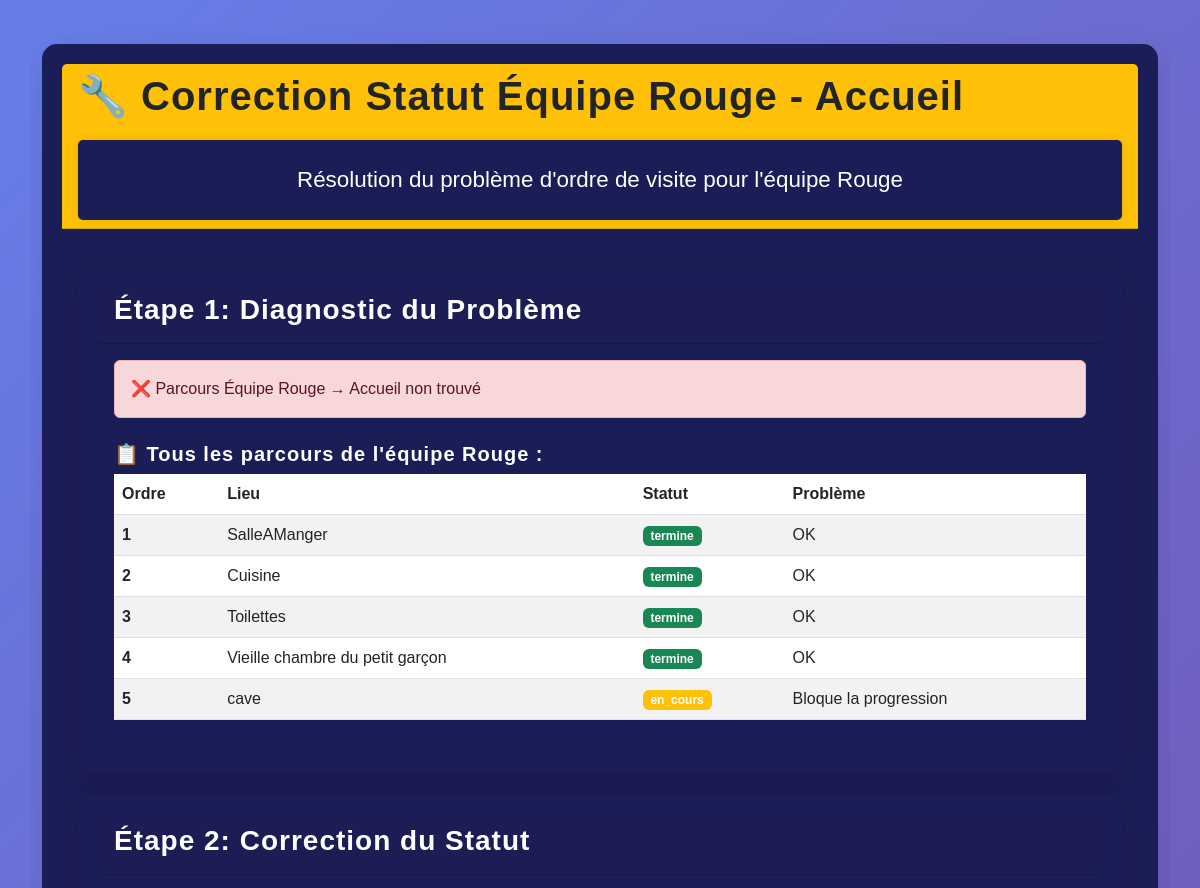
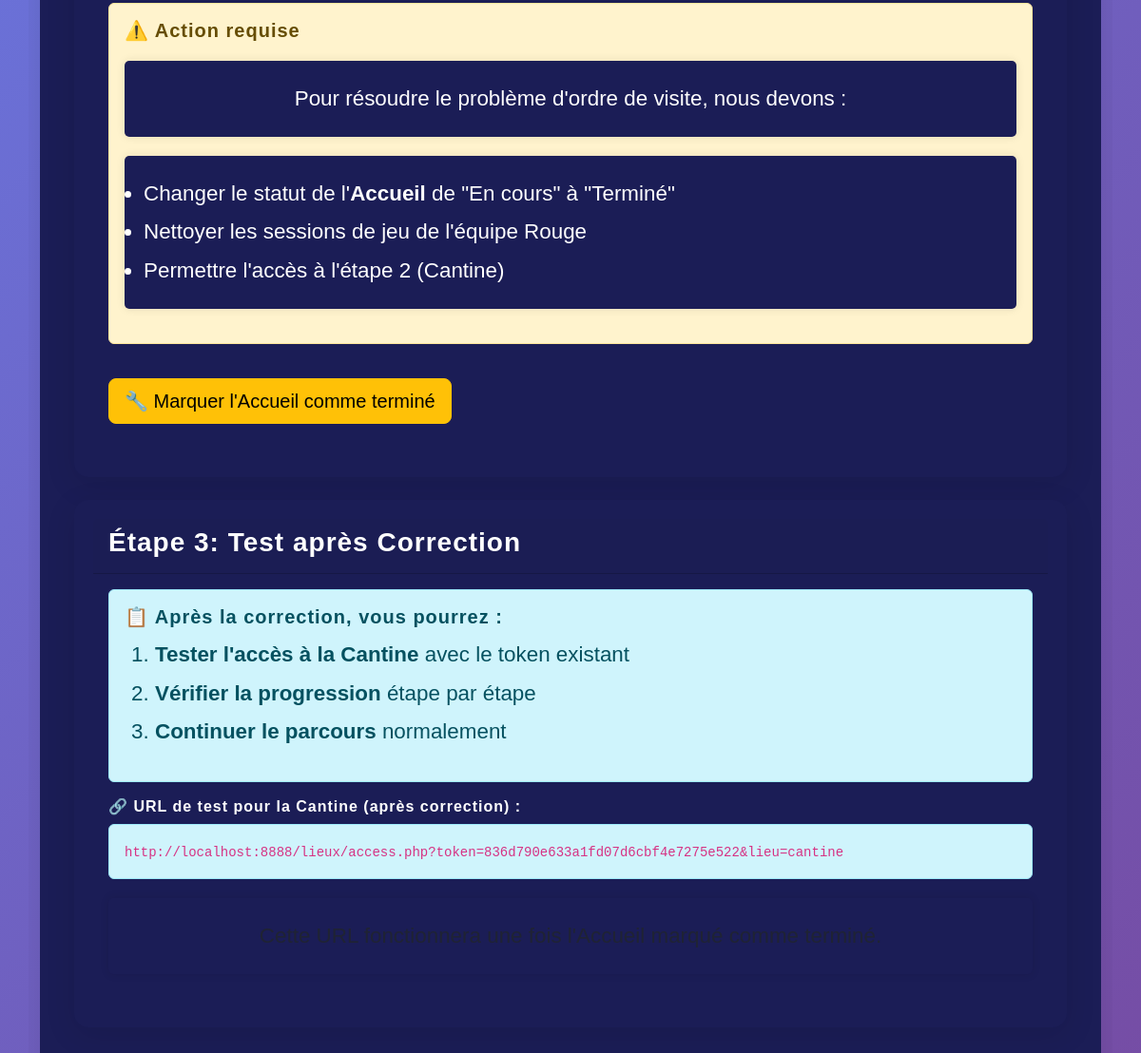
Page /scripts/fix_rouge_accueil.php on the committed database (2 pictures, top to bottom).
### tables this page shows
CREATE TABLE `parcours` (
  `id` int NOT NULL AUTO_INCREMENT,
  `equipe_id` int NOT NULL,
  `lieu_id` int NOT NULL,
  `ordre_visite` int NOT NULL COMMENT 'Ordre de visite pour cette équipe',
  `token_acces` varchar(255) NOT NULL COMMENT 'Token unique pour accéder au lieu',
  `qr_code_generer` tinyint(1) DEFAULT '0',
  `statut` enum('en_attente','en_cours','termine','echec','parcours_termine') DEFAULT 'en_attente',
  `temps_debut` timestamp NULL DEFAULT NULL COMMENT 'Début du timer',
  `temps_fin` timestamp NULL DEFAULT NULL COMMENT 'Fin du timer',
  `temps_ecoule` int DEFAULT '0' COMMENT 'Temps écoulé en secondes',
  `score_obtenu` int DEFAULT '0',
  `created_at` timestamp NULL DEFAULT CURRENT_TIMESTAMP,
  `updated_at` timestamp NULL DEFAULT CURRENT_TIMESTAMP ON UPDATE CURRENT_TIMESTAMP,
  PRIMARY KEY (`id`),
  UNIQUE KEY `token_acces` (`token_acces`),
  UNIQUE KEY `unique_equipe_lieu` (`equipe_id`,`lieu_id`),
  KEY `lieu_id` (`lieu_id`),
  KEY `idx_token` (`token_acces`),
  KEY `idx_statut` (`statut`),
  KEY `idx_ordre` (`ordre_visite`),
  CONSTRAINT `parcours_ibfk_1` FOREIGN KEY (`equipe_id`) REFERENCES `equipes` (`id`) ON DELETE CASCADE,
  CONSTRAINT `parcours_ibfk_2` FOREIGN KEY (`lieu_id`) REFERENCES `lieux` (`id`) ON DELETE CASCADE
);

CREATE TABLE `lieux` (
  `id` int NOT NULL AUTO_INCREMENT,
  `nom` varchar(100) NOT NULL,
  `slug` varchar(100) NOT NULL COMMENT 'URL friendly',
  `description` text,
  `ordre` int DEFAULT '0' COMMENT 'Ordre dans le parcours',
  `temps_limite` int DEFAULT '300' COMMENT 'Temps limite en secondes',
  `enigme_requise` tinyint(1) DEFAULT '0',
  `statut` enum('actif','inactif') DEFAULT 'actif',
  `created_at` timestamp NULL DEFAULT CURRENT_TIMESTAMP,
  `updated_at` timestamp NULL DEFAULT CURRENT_TIMESTAMP ON UPDATE CURRENT_TIMESTAMP,
  `reponse_enigme` varchar(10) DEFAULT 'B' COMMENT 'Réponse correcte de l''énigme (A, B, C, D)',
  `enigme_texte` text COMMENT 'Texte de l''énigme',
  `options_enigme` json DEFAULT NULL COMMENT 'Options de réponse de l''énigme',
  `enigme_id` int DEFAULT NULL,
  `delai_indice` int DEFAULT '6' COMMENT 'Délai en minutes avant disponibilité de l''indice',
  PRIMARY KEY (`id`),
  UNIQUE KEY `nom` (`nom`),
  UNIQUE KEY `slug` (`slug`),
  KEY `idx_slug` (`slug`),
  KEY `idx_ordre` (`ordre`),
  KEY `idx_statut` (`statut`)
);

### scripts/fix_rouge_accueil.php (the view, shortened to what this page needs)
<?php
require_once '../config/connexion.php';
?>
<!DOCTYPE html>
<html lang="fr">
<head>
    <link href="https://cdn.jsdelivr.net/npm/bootstrap@5.3.0/dist/css/bootstrap.min.css" rel="stylesheet">
    <link rel="stylesheet" href="../styles/style.css">
</head>
<body>
    <div class="container mt-4">
        <div class="row">
            <div class="col-12">
                <div class="card">
                    <div class="card-header bg-warning text-dark">
                        <h1>🔧 Correction Statut Équipe Rouge - Accueil</h1>
                        <p class="mb-0">Résolution du problème d'ordre de visite pour l'équipe Rouge</p>
                    </div>
                    <div class="card-body">
                        <div class="card mb-4">
                            <div class="card-header">
                                <h3>Étape 1: Diagnostic du Problème</h3>
                            </div>
                            <div class="card-body">
                                <?php
                                try {
                                    $stmt = $pdo->prepare("
                                        SELECT p.*, e.nom as equipe_nom, l.nom as lieu_nom, l.slug as lieu_slug
                                        FROM parcours p
                                        JOIN equipes e ON p.equipe_id = e.id
                                        JOIN lieux l ON p.lieu_id = l.id
                                        WHERE e.nom = 'Rouge' AND l.slug = 'accueil'
                                    ");
                                    $stmt->execute();
                                    $parcours_accueil = $stmt->fetch(PDO::FETCH_ASSOC);
                                    if ($parcours_accueil) {
                                        echo "<div class='alert alert-info'>";
                                        echo "<h5>📊 État actuel du parcours Équipe Rouge → Accueil</h5>";
                                        echo "<div class='row'>";
                                        echo "<div class='col-md-6'>";
                                        echo "<p><strong>Équipe:</strong> " . htmlspecialchars($parcours_accueil['equipe_nom']) . "</p>";
                                        echo "<p><strong>Lieu:</strong> " . htmlspecialchars($parcours_accueil['lieu_nom']) . "</p>";
                                        echo "<p><strong>Ordre:</strong> " . $parcours_accueil['ordre_visite'] . "</p>";
                                        echo "</div>";
                                        echo "<div class='col-md-6'>";
                                        echo "<p><strong>Statut actuel:</strong> <span class='badge bg-warning'>" . $parcours_accueil['statut'] . "</span></p>";
                                        echo "<p><strong>Token:</strong> <code>" . substr($parcours_accueil['token_acces'], 0, 8) . "...</code></p>";
                                        echo "</div>";
                                        echo "</div>";
                                        echo "</div>";
                                        if ($parcours_accueil['statut'] === 'en_cours') {
                                            echo "<div class='alert alert-warning'>";
                                            echo "<h5>⚠️ Problème détecté !</h5>";
                                            echo "<p>Le statut 'En cours' bloque la progression vers les étapes suivantes.</p>";
                                            echo "<p>Le système attend un statut 'Terminé' pour permettre l'accès à l'étape 2 (Cantine).</p>";
                                            echo "</div>";
                                        }
                                    } else {
                                        echo "<div class='alert alert-danger'>❌ Parcours Équipe Rouge → Accueil non trouvé</div>";
                                    }
                                    echo "<h5 class='mt-4'>📋 Tous les parcours de l'équipe Rouge :</h5>";
                                    $stmt = $pdo->prepare("
                                        SELECT p.*, l.nom as lieu_nom, l.slug as lieu_slug
                                        FROM parcours p
                                        JOIN lieux l ON p.lieu_id = l.id
                                        WHERE p.equipe_id = (SELECT id FROM equipes WHERE nom = 'Rouge')
                                        ORDER BY p.ordre_visite
                                    ");
                                    $stmt->execute();
                                    $parcours_rouge = $stmt->fetchAll(PDO::FETCH_ASSOC);
                                    echo "<div class='table-responsive'>";
                                    echo "<table class='table table-striped'>";
                                    echo "<thead><tr><th>Ordre</th><th>Lieu</th><th>Statut</th><th>Problème</th></tr></thead>";
                                    echo "<tbody>";
                                    foreach ($parcours_rouge as $p) {
                                        $status_class = $p['statut'] === 'en_cours' ? 'warning' :
                                                      ($p['statut'] === 'termine' ? 'success' : 'secondary');
                                        $probleme = $p['statut'] === 'en_cours' ? 'Bloque la progression' :
                                                   ($p['statut'] === 'termine' ? 'OK' : 'En attente');
                                        echo "<tr>";
                                        echo "<td><strong>" . $p['ordre_visite'] . "</strong></td>";
                                        echo "<td>" . htmlspecialchars($p['lieu_nom']) . "</td>";
                                        echo "<td><span class='badge bg-$status_class'>" . $p['statut'] . "</span></td>";
                                        echo "<td>" . $probleme . "</td>";
                                        echo "</tr>";
                                    }
                                    echo "</tbody></table>";
                                    echo "</div>";
                                } catch (Exception $e) {
                                    echo "<div class='alert alert-danger'>❌ Erreur lors du diagnostic: " . $e->getMessage() . "</div>";
                                }
                                ?>
                            </div>
                        </div>
                        <div class="card mb-4">
                            <div class="card-header">
                                <h3>Étape 2: Correction du Statut</h3>
                            </div>
                            <div class="card-body">
                                <?php
                                if ($_SERVER['REQUEST_METHOD'] === 'POST' && isset($_POST['fix_status'])) {
                                    try {
                                        echo "<div class='alert alert-info'>🔧 Début de la correction...</div>";
                                        $stmt = $pdo->prepare("
                                            UPDATE parcours
                                            SET statut = 'termine', temps_fin = CURRENT_TIMESTAMP
                                            WHERE equipe_id = (SELECT id FROM equipes WHERE nom = 'Rouge')
                                            AND lieu_id = (SELECT id FROM lieux WHERE slug = 'accueil')
                                        ");
                                        $stmt->execute();
                                        $affected = $stmt->rowCount();
                                        if ($affected > 0) {
                                            echo "<div class='status-fixed'>✅ Statut de l'Accueil changé de 'En cours' à 'Terminé'</div>";
                                        } else {
                                            echo "<div class='status-problem'>⚠️ Aucun changement effectué</div>";
                                        }
                                        $stmt = $pdo->prepare("
                                            DELETE FROM sessions_jeu
                                            WHERE equipe_id = (SELECT id FROM equipes WHERE nom = 'Rouge')
                                        ");
                                        $stmt->execute();
                                        echo "<div class='status-fixed'>✅ Sessions de jeu de l'équipe Rouge nettoyées</div>";
                                        $stmt = $pdo->prepare("
                                            SELECT p.statut
                                            FROM parcours p
                                            JOIN equipes e ON p.equipe_id = e.id
                                            JOIN lieux l ON p.lieu_id = l.id
                                            WHERE e.nom = 'Rouge' AND l.slug = 'accueil'
                                        ");
                                        $stmt->execute();
                                        $nouveau_statut = $stmt->fetchColumn();
                                        echo "<div class='alert alert-success'>";
                                        echo "<h5>🎉 Correction terminée !</h5>";
                                        echo "<p>Le statut de l'Accueil est maintenant : <strong>$nouveau_statut</strong></p>";
                                        echo "</div>";
                                        echo "<script>setTimeout(function(){ location.reload(); }, 3000);</script>";
                                    } catch (Exception $e) {
                                        echo "<div class='alert alert-danger'>❌ Erreur lors de la correction: " . $e->getMessage() . "</div>";
                                    }
                                } else {
                                    ?>
                                    <div class="alert alert-warning">
                                        <h5>⚠️ Action requise</h5>
                                        <p>Pour résoudre le problème d'ordre de visite, nous devons :</p>
                                        <ul>
                                            <li>Changer le statut de l'<strong>Accueil</strong> de "En cours" à "Terminé"</li>
                                            <li>Nettoyer les sessions de jeu de l'équipe Rouge</li>
                                            <li>Permettre l'accès à l'étape 2 (Cantine)</li>
                                        </ul>
                                    </div>
                                    <form method="POST" onsubmit="return confirm('Êtes-vous sûr de vouloir marquer l\'Accueil comme terminé ? Cela va permettre la progression vers la Cantine.');">
                                        <button type="submit" name="fix_status" class="btn btn-warning btn-lg">
                                            🔧 Marquer l'Accueil comme terminé
                                        </button>
                                    </form>
                                    <?php
                                }
                                ?>
                            </div>
                        </div>
                        <div class="card mb-4">
                            <div class="card-header">
                                <h3>Étape 3: Test après Correction</h3>
                            </div>
                            <div class="card-body">
                                <?php if (!isset($_POST['fix_status'])): ?>
                                    <div class="alert alert-info">
                                        <h5>📋 Après la correction, vous pourrez :</h5>
                                        <ol>
                                            <li><strong>Tester l'accès à la Cantine</strong> avec le token existant</li>
                                            <li><strong>Vérifier la progression</strong> étape par étape</li>
                                            <li><strong>Continuer le parcours</strong> normalement</li>
                                        </ol>
                                    </div>
                                    <div class="mt-3">
                                        <h6>🔗 URL de test pour la Cantine (après correction) :</h6>
                                        <div class="alert alert-info">
                                            <code>http://localhost:8888/lieux/access.php?token=836d790e633a1fd07d6cbf4e7275e522&lieu=cantine</code>
                                        </div>
                                        <p class="text-muted">Cette URL fonctionnera une fois l'Accueil marqué comme terminé.</p>
                                    </div>
                                <?php endif; ?>
                            </div>
                        </div>
                    </div>
                </div>
            </div>
        </div>
    </div>
</body>
</html>

### styles/style.css (style rules this page uses)
body { font-family: 'Space Grotesk', sans-serif; background-color: #f4f4f4; color: #333; margin: 0 0 100px 0; padding: 0; }
h1, h2, h3, h4, h5, h6 { font-family: 'Space Grotesk', sans-serif; font-weight: 700; letter-spacing: 1px; }
p , li { font-size: 1.4rem; line-height: 1.8; }
.container { overflow: hidden; }
.intro h2, p { background-color: #1B1D56; text-align: center; color: white; padding: 20px; margin: 20px 0; border-radius: 5px; box-shadow: 0 0 10px rgba(0,0,0,0.1); }
.instructions h2, ul { background-color: #1B1D56; color: white; padding: 20px; margin: 20px 0; border-radius: 5px; box-shadow: 0 0 10px rgba(0,0,0,0.1); }
button { margin: 20px auto; background-color: #d6ae00; color :#1B1D56; padding: 15px 30px; border: none; border-radius: 5px; cursor: pointer; font-size: 1.2rem; transition: background-color 0.3s, color 0.3s; }
.card { background: #1B1D56; color: white; padding: 20px; border-radius: 5px; box-shadow: 0 0 10px rgba(0,0,0,0.1); margin: 20px 0; }
.commencer h2, p { background: #1B1D56; color: white; text-align: center; padding: 20px; margin: 20px 0; border-radius: 5px; }

### scripts/fix_rouge_accueil.php (style rules this page uses)
body { background: linear-gradient(135deg, #667eea 0%, #764ba2 100%); min-height: 100vh; color: #333; }
.card { border: none; box-shadow: 0 8px 32px rgba(0,0,0,0.1); border-radius: 15px; }

### rows in the picture
parcours: ordre_visite "1", lieu.nom "SalleAManger", statut "termine", statut "OK"
parcours: ordre_visite "2", lieu.nom "Cuisine", statut "termine", statut "OK"
parcours: ordre_visite "3", lieu.nom "Toilettes", statut "termine", statut "OK"
parcours: ordre_visite "4", lieu.nom "Vieille chambre du petit garçon", statut "termine", statut "OK"
parcours: ordre_visite "5", lieu.nom "cave", statut "en_cours", statut "Bloque la progression"
